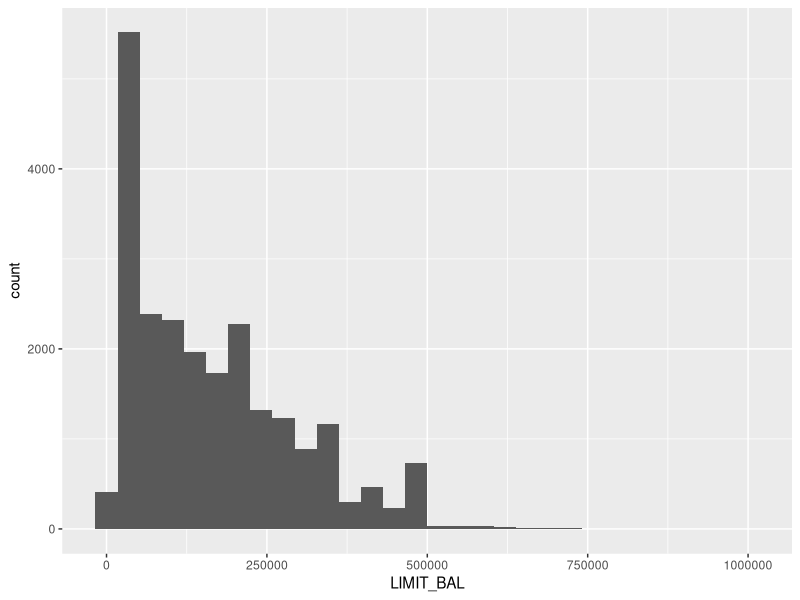
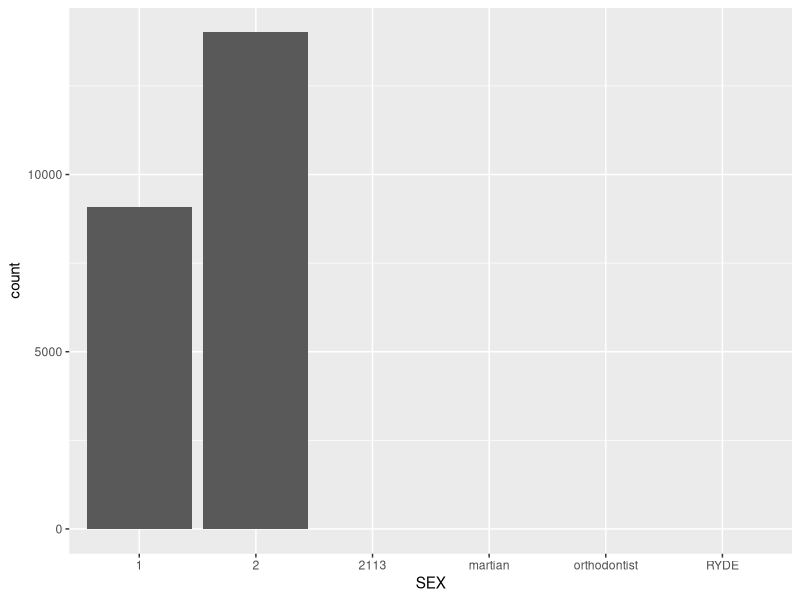
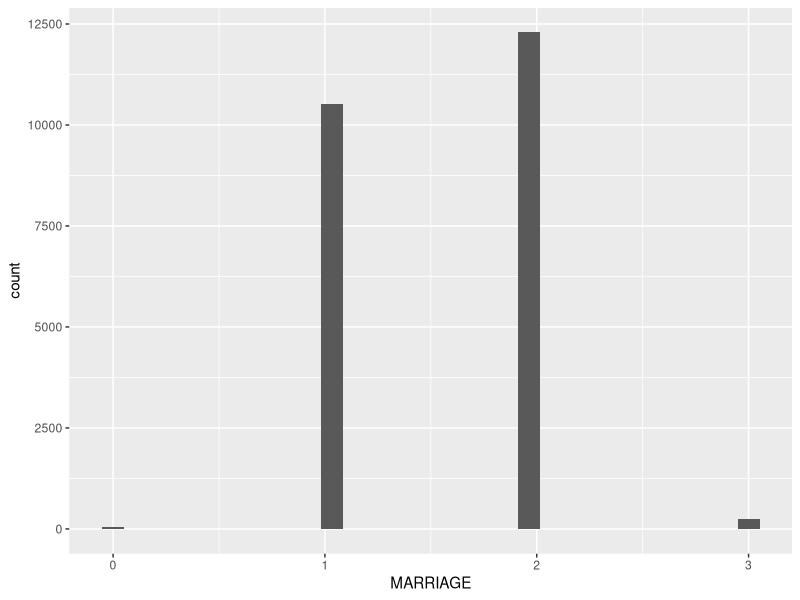
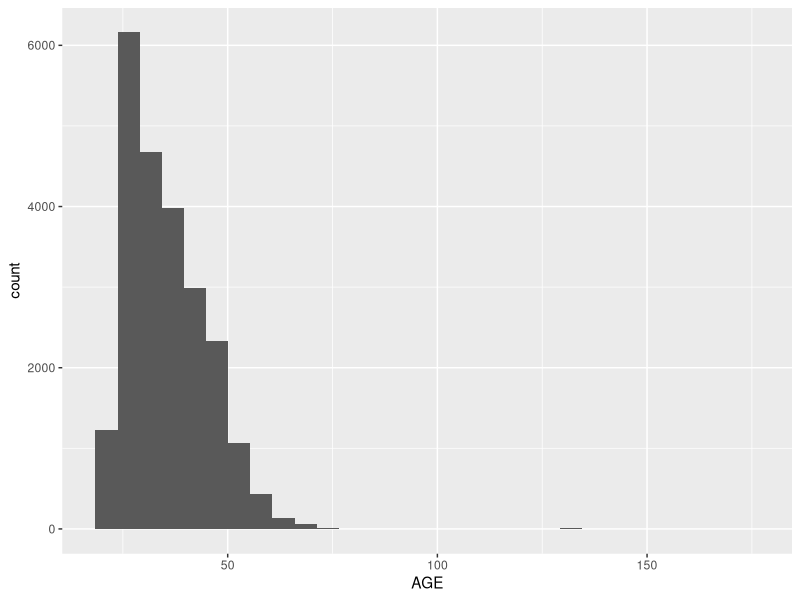
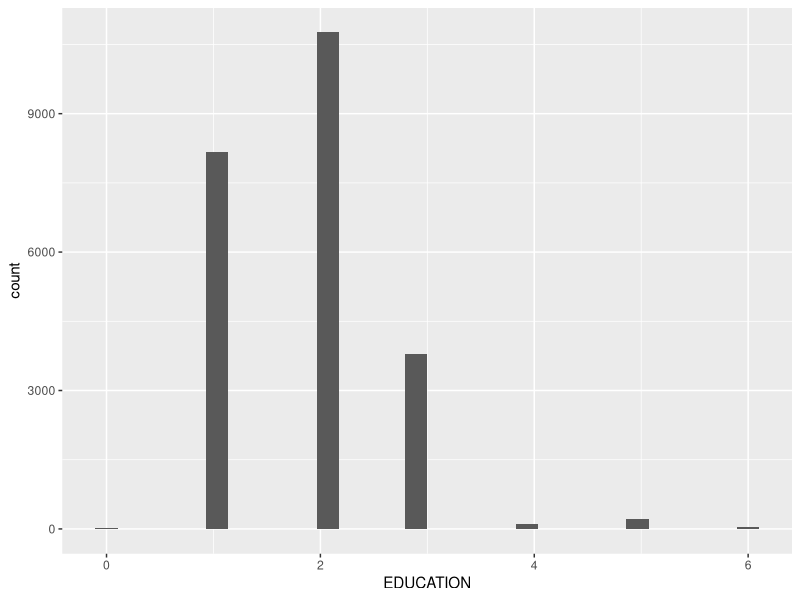
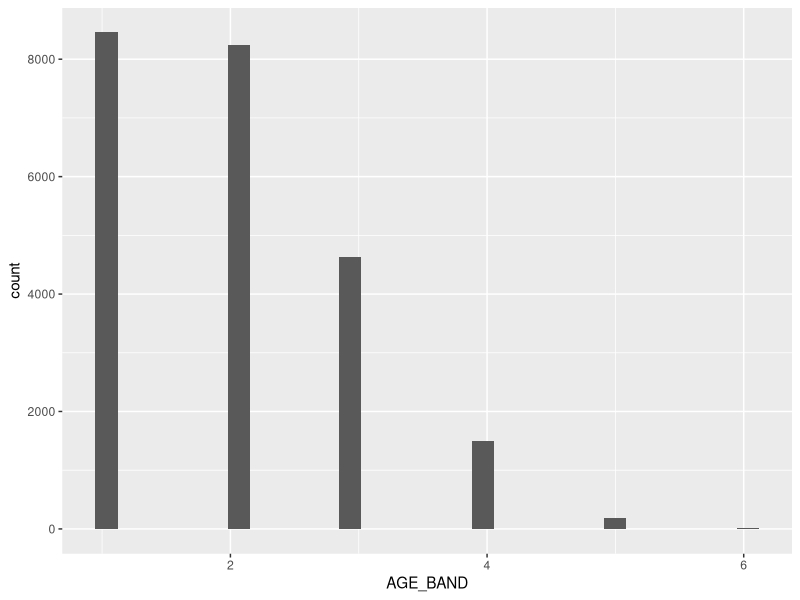

Here is the R script that generated these plots, in order:
###
#
# MLAA Assignment 2 Part A
#
# Students:
# Ivan Cheung - 13975420
# Ryan Yeo - 1234
# Dinh Tran -
# John Rho - 24509337
#
#
#
#
###

## Libraries
library(ggplot2)
library(dplyr)

## Load Data - Ivan
rm(list = ls())
df <- read.csv('AT2_credit_train.csv')
df_raw <- df


## EDA
# LIMIT_BAL
p<-ggplot(data=df, aes(x=LIMIT_BAL)) +
  geom_histogram()
p

# SEX
p<-ggplot(data=df, aes(x=SEX)) +
  geom_histogram(stat="count")
p

# MARRIAGE
p<-ggplot(data=df, aes(x=MARRIAGE)) +
  geom_histogram()
p

# AGE
p<-ggplot(data=df, aes(x=AGE)) +
  geom_histogram()
p

# EDUCATION
p<-ggplot(data=df, aes(x=EDUCATION)) +
  geom_histogram()
p

## Data Cleaning                                                                                ----

# remove observations with limit bal less than 0
# obs removed = 19
df <- subset(df, df$LIMIT_BAL > 0)

# remove observations with sex != 1 or 2
# obs removed = 0 -- The obs with invalid sex entries were picked up in the previous cleaning step
df <- subset(df, df$SEX == 1 | df$SEX == 2)

# remove observations with marriage != 1,2 or 3
# obs removed = 45
df <- subset(df, df$MARRIAGE == 1 | df$MARRIAGE == 2 | df$MARRIAGE == 3)

# remove observations with age > 75
# obs removed = 2
df <- subset(df, df$AGE <= 75)

# remove observation with education not in 1,2,3,4,5,6
# obs removed = 12
df <- subset(df, df$EDUCATION >= 1 & df$EDUCATION <= 6)
table(df$EDUCATION)

# total obs removed from raw dataset = 78 (0.33% of raw data removed)

# Reduce PAY_AMT columns to 0 and 1
df$PAY_AMT1[df$PAY_AMT1 > 0] <- 1
df$PAY_AMT2[df$PAY_AMT2 > 0] <- 1
df$PAY_AMT3[df$PAY_AMT3 > 0] <- 1
df$PAY_AMT4[df$PAY_AMT4 > 0] <- 1
df$PAY_AMT5[df$PAY_AMT5 > 0] <- 1
df$PAY_AMT6[df$PAY_AMT6 > 0] <- 1

## Build additional factors

# Age Band
df$AGE_BAND[df$AGE <= 30] <- 1
df$AGE_BAND[df$AGE > 30 & df$AGE <= 40] <- 2
df$AGE_BAND[df$AGE > 40 & df$AGE <= 50] <- 3
df$AGE_BAND[df$AGE > 50 & df$AGE <= 60] <- 4
df$AGE_BAND[df$AGE > 60 & df$AGE <= 70] <- 5
df$AGE_BAND[df$AGE > 70] <- 6

p<-ggplot(data=df, aes(x=AGE_BAND)) +
  geom_histogram()
p
table(df$AGE_BAND)

# NO_PAY_DELAY
df$NO_PAY_DELAY <- case_when(df$PAY_0 > 0 | 
                             df$PAY_2 > 0 | 
                             df$PAY_3 > 0 |
                             df$PAY_4 > 0 |
                             df$PAY_5 > 0 |
                             df$PAY_6 > 0 ~ 0,
                           TRUE ~ 1)

table(df$NO_PAY_DELAY)

## Build Train and Test Set                                                                     ----
set.seed(20220504)
trainset_size <- floor(0.80 * nrow(df))
trainset_indices <- sample(seq_len(nrow(df)), size = trainset_size)


trainset <- df[trainset_indices, ]
testset <- df[-trainset_indices, ]



### Model Analysis

## Model 1 Dinh

## Model 2 Ivan

## Model 3 John
##train logistic regression model 
#transform default values to no=0 and yes= 1
trainset$default<-as.factor(trainset$default)
levels(trainset$default)<-c("0","1")
testset$default<-as.factor(testset$default)
levels(testset$default)<-c("0","1")

AT2.glm = glm(formula = default~ .,
              data = trainset,
              family = "binomial")
summary(AT2.glm )

#Try training model with variables with significant p value 
AT2.glm_sig = glm(formula = default~ LIMIT_BAL+MARRIAGE+AGE+PAY_0 +PAY_2+PAY_AMT3+NO_PAY_DELAY,
                  data = trainset,
                  family = "binomial")
summary(AT2.glm_sig)

#we get a better AIC score from model wtih all variables. Meaning that AT2.glm is fitting the data better than AT2.glm_sig

testset$probability = predict(AT2.glm, newdata = testset, type = "response")
testset$prediction = "0"
testset[testset$probability >= 0.5, "prediction"] = "1"

table(testset$prediction)
#confusion matrix 
AT2_cfm <- table(predicted=testset$prediction,true=testset$default)
AT2_cfm

#Accuracy
accuracy <- (AT2_cfm[1,1]+AT2_cfm[2,2])/sum(AT2_cfm)
accuracy

#Precision 
precision <- AT2_cfm[1,1]/(AT2_cfm[1,1]+AT2_cfm[1,2])
precision

#Recall
recall <- AT2_cfm[1,1]/(AT2_cfm[1,1]+AT2_cfm[2,1])
recall

#F1 
f1 <- 2*(precision*recall/(precision+recall))
f1

#AUC 
library(pROC)
roc_object <- roc(testset$default,testset$probability)
auc(roc_object)


## Model 4 Ryan

### Model Evaluations

## Confusion Matrix
## AUC of each model
## ROC

### Model Optimisations

## Final Model - GBM

## Final Model - Random Forest

## Produce validation output

##
